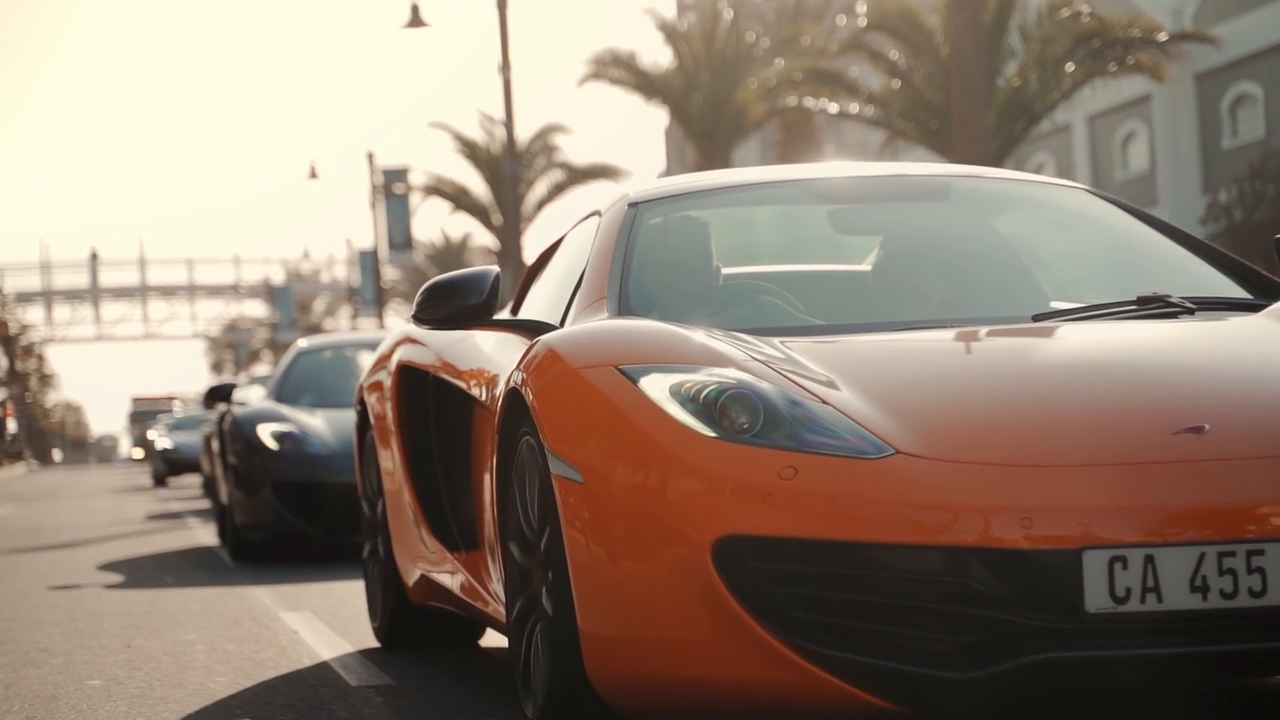
#> input picture frame 49 of Videos/video1.mp4, 1280 x 720 px, given in place of walking.avi, which was not available
$ jupyter execute '25. Object Tracking with Optical Flow.ipynb'   (shell and % lines are left out)   (text cells are left out)
#> lines starting #> are read from the running program, lines starting #| are printed output that depends on the picture; pictures that were not available may be replaced by others from this repository, and a replacement may not be noted
[cell 1]
# Our Setup, Import Libaries, Create our Imshow Function and Download our Images
import cv2
import numpy as np
from matplotlib import pyplot as plt
from google.colab.patches import cv2_imshow

# Define our imshow function
# [7 lines left out: function imshow, not called in this run]

[cell 2]
# Load video stream, short clip
#cap = cv2.VideoCapture('walking_short_clip.mp4')

# Load video stream, long clip
cap = cv2.VideoCapture('walking.avi')

# Get the height and width of the frame (required to be an interger)
width = int(cap.get(3))
height = int(cap.get(4))

# Define the codec and create VideoWriter object. The output is stored in '*.avi' file.
out = cv2.VideoWriter('optical_flow_walking.avi', cv2.VideoWriter_fourcc('M','J','P','G'), 30, (width, height))

# Set parameters for ShiTomasi corner detection
feature_params = dict( maxCorners = 100,
                       qualityLevel = 0.3,
                       minDistance = 7,
                       blockSize = 7 )

# Set parameters for lucas kanade optical flow
lucas_kanade_params = dict( winSize  = (15,15),
                  maxLevel = 2,
                  criteria = (cv2.TERM_CRITERIA_EPS | cv2.TERM_CRITERIA_COUNT, 10, 0.03))

# Create some random colors
# Used to create our trails for object movement in the image
color = np.random.randint(0,255,(100,3))

# Take first frame and find corners in it
ret, prev_frame = cap.read()
#> prev_frame is the input picture: shape (720, 1280, 3); mean B, G, R 115.3, 129.7, 145.8
prev_gray = cv2.cvtColor(prev_frame, cv2.COLOR_BGR2GRAY)
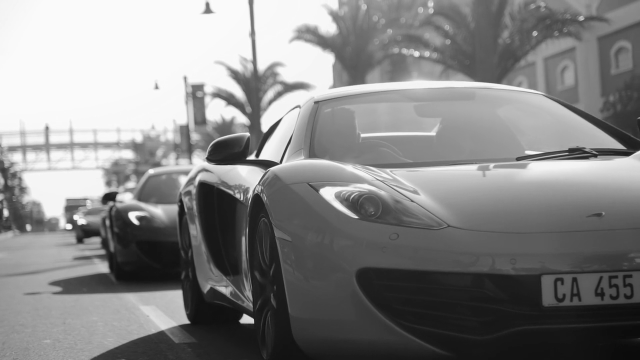
#> prev_gray: shape (720, 1280) (shown at 1/2 size); min 11, max 253, mean 132.8

# Find inital corner locations
prev_corners = cv2.goodFeaturesToTrack(prev_gray, mask = None, **feature_params)
#> prev_corners = 22 rows, first 8: [505, 645], [488, 629], [557, 325], [515, 316], [494, 316], [480, 642], [513, 383], [378, 644]

# Create a mask image for drawing purposes
mask = np.zeros_like(prev_frame)

while(1):
    ret, frame = cap.read()
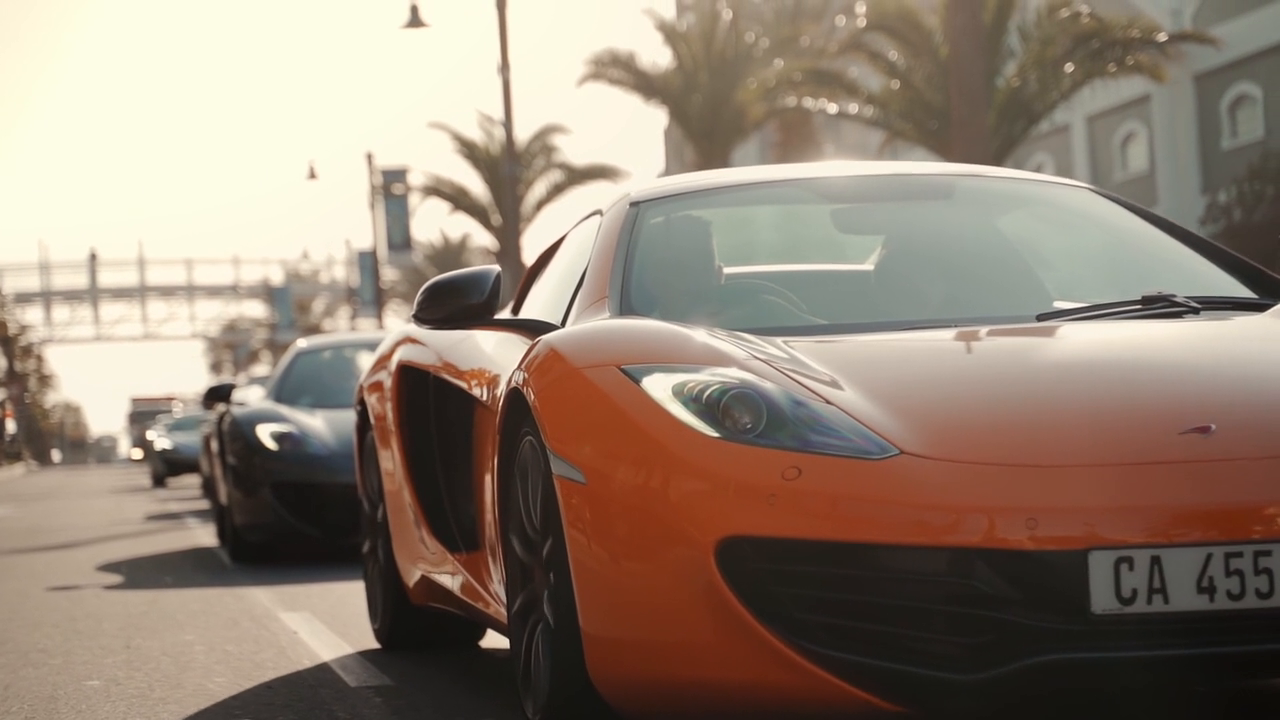
#> input picture frame 50 of Videos/video1.mp4, 1280 x 720 px, given in place of walking.avi, which was not available
#> frame is the input picture: shape (720, 1280, 3); mean B, G, R 115.3, 129.8, 145.9

    if ret == True:
      frame_gray = cv2.cvtColor(frame, cv2.COLOR_BGR2GRAY)

      # calculate optical flow
      new_corners, status, errors = cv2.calcOpticalFlowPyrLK(prev_gray,
                                                            frame_gray,
                                                            prev_corners,
                                                            None,
                                                            **lucas_kanade_params)
#> new_corners = 22 rows, first 8: [506.4, 646.3], [488.6, 630], [558.3, 324.7], [515.9, 315.6], [495, 315.6], [480.5, 643.1], [514.3, 383], [378.2, 645.1]; status = 22 values from 1 to 1; errors = 22 values, max 6.79 at index 15, min 0.706 at index 8, mean 3.21

      # Select and store good points
      good_new = new_corners[status==1]
#> good_new has the same summary as new_corners
      good_old = prev_corners[status==1]
#> good_old has the same summary as prev_corners

      # Draw the tracks
      for i,(new,old) in enumerate(zip(good_new, good_old)):
          a, b = new.ravel()
          c, d = old.ravel()
          mask = cv2.line(mask, (a,b),(c,d), color[i].tolist(), 2)
          frame = cv2.circle(frame, (a,b), 5, color[i].tolist(),-1)
#> this loop made 22 passes
#> (a, b, c, d) on passes 1 to 8: (506.4, 646.3, 505, 645), (488.6, 630, 488, 629), (558.3, 324.7, 557, 325), (515.9, 315.6, 515, 316), (495, 315.6, 494, 316), (480.5, 643.1, 480, 642), (514.3, 383, 513, 383), (378.2, 645.1, 378, 644)
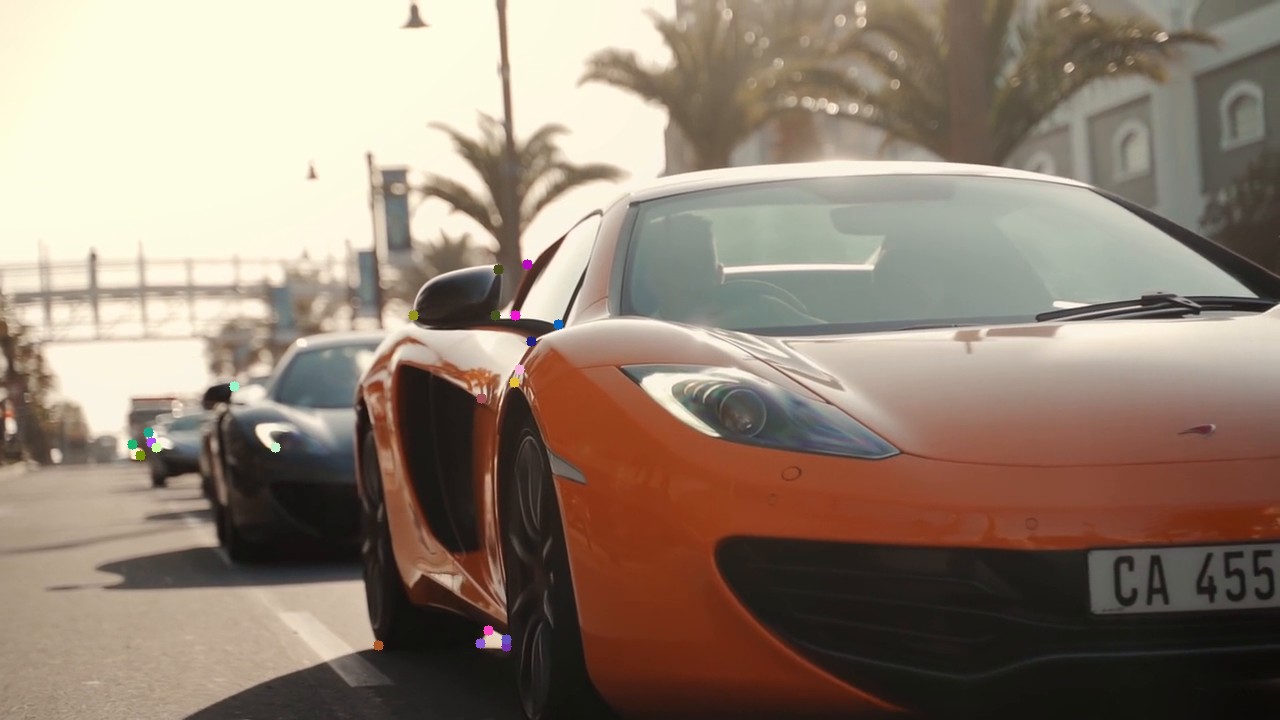
#> frame: shape (720, 1280, 3); mean B, G, R 115.3, 129.8, 145.9
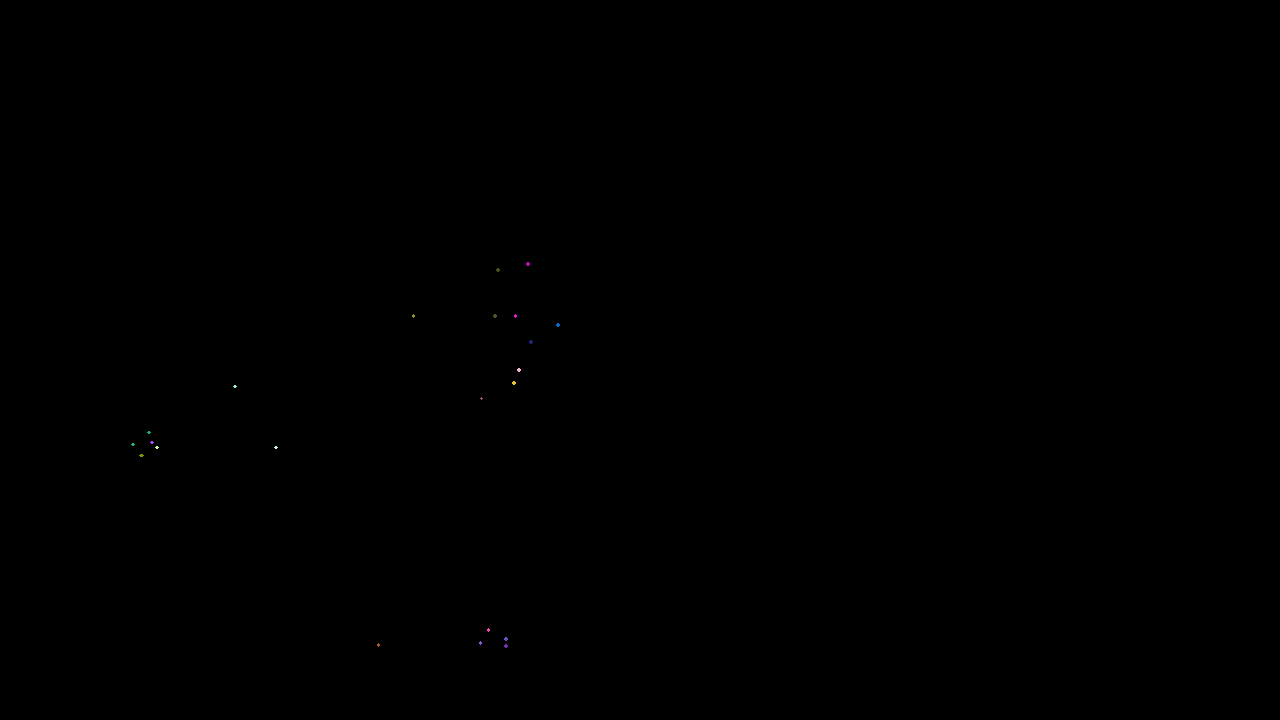
#> mask: shape (720, 1280, 3); mean of channels 0, 1, 2 0, 0, 0; drawn as B, G, R

      img = cv2.add(frame,mask)

      # Save Video
      out.write(img)
      # Show Optical Flow
      #imshow('Optical Flow - Lucas-Kanade',img)

      # Now update the previous frame and previous points
      prev_gray = frame_gray.copy()
      prev_corners = good_new.reshape(-1,1,2)
#> prev_corners has the same summary as new_corners

    else:
      break

cap.release()
out.release()

$ run again, starting later in the video
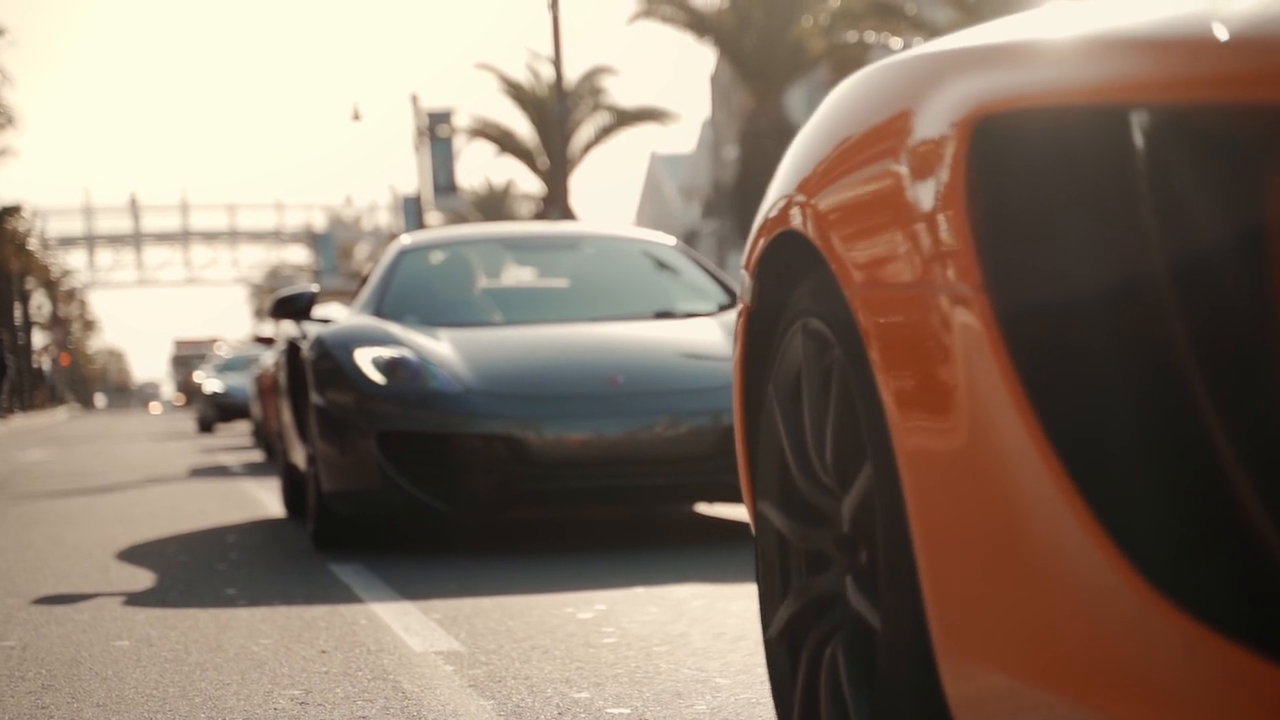
#> input picture frame 223 of Videos/video1.mp4, 1280 x 720 px, given in place of walking.avi, which was not available
#> prev_frame is the input picture: shape (720, 1280, 3); mean B, G, R 105.9, 120.1, 136.3
#> `prev_corners = cv2.goodFeaturesToTrack(prev_gray, mask = None, **featu..`: prev_corners = 41 rows, first 8: [383, 381], [199, 385], [308, 317], [748, 519], [573, 217], [195, 379], [273, 341], [754, 584]
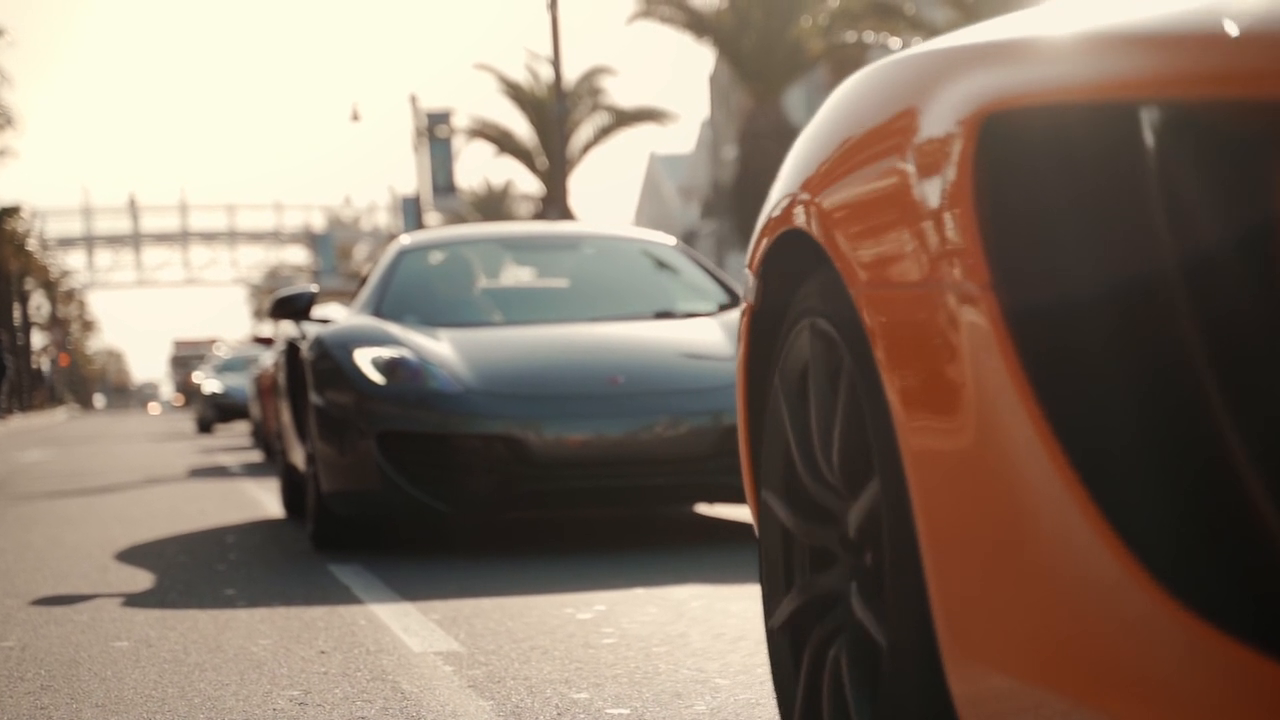
#> input picture frame 224 of Videos/video1.mp4, 1280 x 720 px, given in place of walking.avi, which was not available
#> frame is the input picture: shape (720, 1280, 3); mean B, G, R 105.6, 120, 136.1
#> new_corners = 41 rows, first 8: [382.5, 381.2], [198.1, 385.5], [307.4, 317.3], [751.3, 520], [571.8, 217], [194, 379.5], [272.2, 341.3], [757.5, 584.8]; status = 41 values from 1 to 1; errors = 41 values, max 6.4 at index 38, min 0.699 at index 36, mean 1.73
#> good_new = 41 pairs, first value 15.12 to 1236.2, second value 32.49 to 716.5
#> good_old = 41 pairs, first value 16 to 1226, second value 37 to 716
#> the loop `for i,(new,old) in enumerate(zip(good_new, good_old)):` made 41 passes
#> (a, b, c, d) on passes 1 to 8: (382.5, 381.2, 383, 381), (198.1, 385.5, 199, 385), (307.4, 317.3, 308, 317), (751.3, 520, 748, 519), (571.8, 217, 573, 217), (194, 379.5, 195, 379), (272.2, 341.3, 273, 341), (757.5, 584.8, 754, 584)
#> after the loop `for i,(new,old) in enumerate(zip(good_new, good_old)):`:
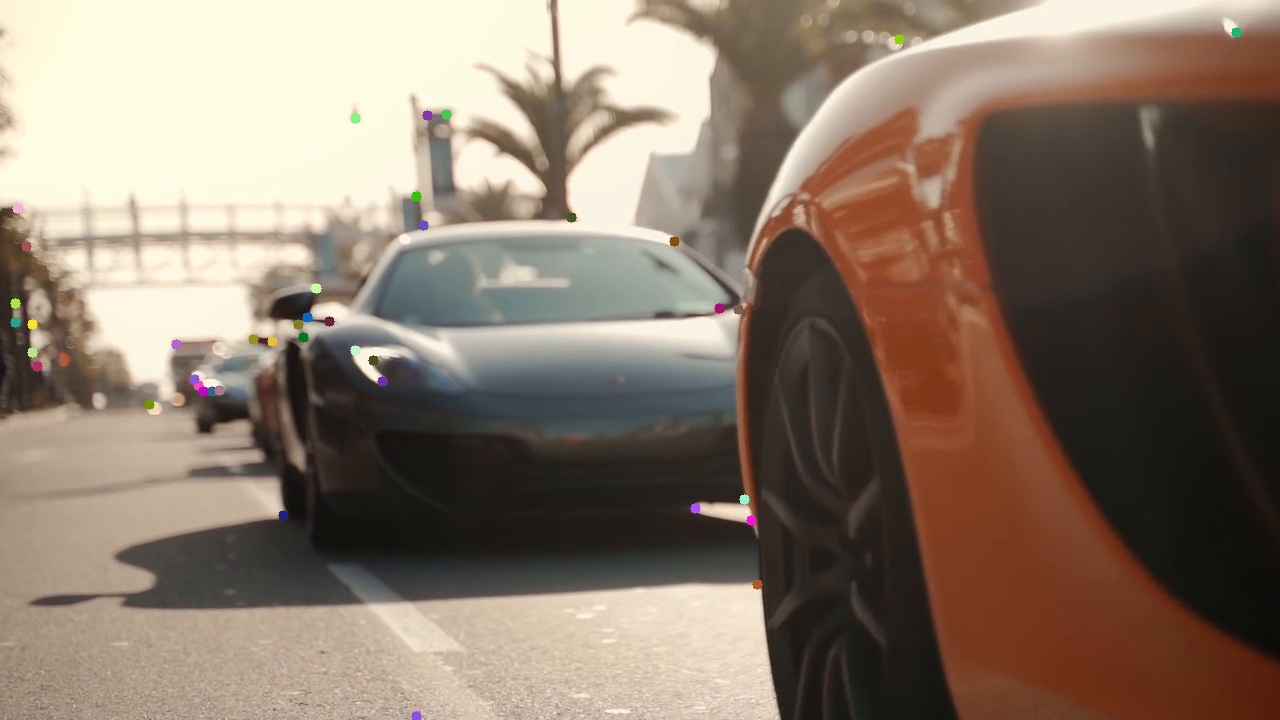
#> frame: shape (720, 1280, 3); mean B, G, R 105.6, 120, 136
#> `prev_corners = good_new.reshape(-1,1,2)`: prev_corners has the same summary as new_corners
